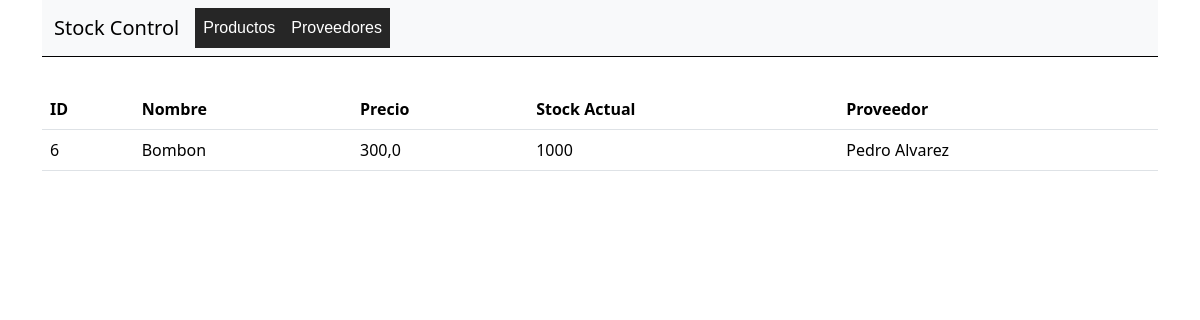
The app's page /compra/producto_id/6/, older data.
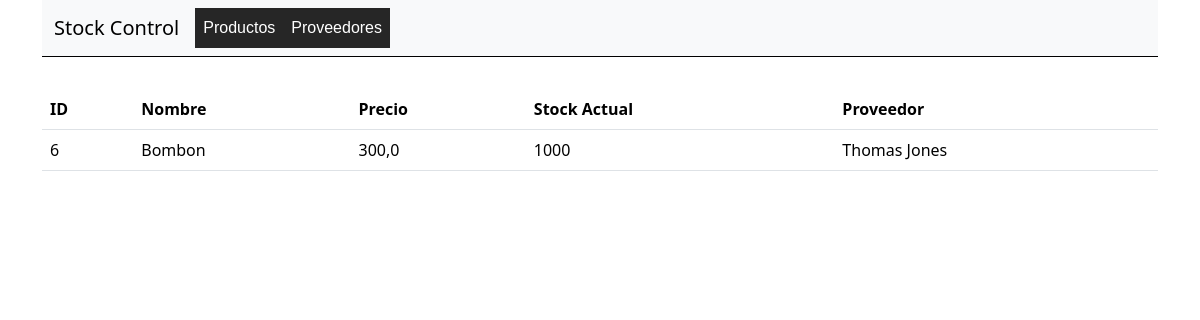
The same page, newer data.
### compra/models.py (models this page shows, shortened)
class Producto(models.Model):
    nombre = models.CharField(max_length=50)
    precio = models.FloatField() or models.IntegerField()
    stock_actual = models.IntegerField()
    proveedor = models.ForeignKey(Proveedor, on_delete= models.CASCADE, null=True , blank=True)
    foto = models.ImageField(upload_to='producto_img/', default= 'producto_default.avif')

class Proveedor(models.Model):
    nombre = models.CharField(max_length=50)
    apellido = models.CharField(max_length=50)
    dni = models.IntegerField()
    foto = models.ImageField(upload_to='proveedor_img/', default= 'contacto.png')
    def __str__(self):
        return F"{self.nombre} {self.apellido}"

### compra/views.py (the view)
# urls.py: path("producto_id/<int:id>/" , productos_por_id , name = "productos_por_id"),
def productos_por_id(request,id):
    productos = get_object_or_404(Producto, id=id)
    return render(request, "compra/productos_id.html" , {"productos": productos})

### templates/compra/productos_id.html
{% extends "base.html" %}
{% block content %}
<table class="table table-hover">
   <thead>
     <tr>
       <th scope="col">ID</th>
       <th scope="col">Nombre</th>
       <th scope="col">Precio</th>
       <th scope="col">Stock Actual</th>
       <th scope="col">Proveedor</th>
     </tr>
   </thead>
   <tbody>
     <tr>
       <td>{{productos.id}}</td>
       <td>{{productos.nombre}}</td>
       <td>{{productos.precio}}</td>
       <td>{{productos.stock_actual}}</td>
       <td>{{productos.proveedor}}</td>
      </tr>
   </tbody>
</table>
{% endblock content %}

Row changes from the older to the newer data that the page shows:
changed Producto "Bombon": proveedor "Pedro Alvarez" → "Thomas Jones"
